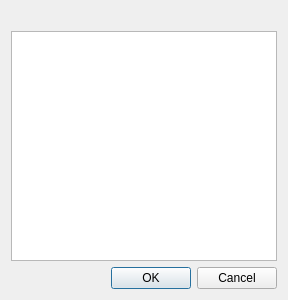
<?xml version="1.0" encoding="UTF-8"?>
<ui version="4.0">
 <class>QssEditDialog</class>
 <widget class="QDialog" name="QssEditDialog">
  <property name="geometry">
   <rect>
    <x>0</x>
    <y>0</y>
    <width>288</width>
    <height>300</height>
   </rect>
  </property>
  <property name="windowTitle">
   <string>Dialog</string>
  </property>
  <layout class="QVBoxLayout" name="verticalLayout">
   <item>
    <widget class="QLabel" name="label">
     <property name="text">
      <string/>
     </property>
    </widget>
   </item>
   <item>
    <widget class="QSSHighlightEditor" name="plainTextEdit"/>
   </item>
   <item>
    <widget class="QDialogButtonBox" name="buttonBox">
     <property name="orientation">
      <enum>Qt::Horizontal</enum>
     </property>
     <property name="standardButtons">
      <set>QDialogButtonBox::Cancel|QDialogButtonBox::Ok</set>
     </property>
    </widget>
   </item>
  </layout>
 </widget>
 <customwidgets>
  <customwidget>
   <class>QSSHighlightEditor</class>
   <extends>QPlainTextEdit</extends>
   <header>qss_editor/qsshighlighteditor.h</header>
  </customwidget>
 </customwidgets>
 <resources/>
 <connections>
  <connection>
   <sender>buttonBox</sender>
   <signal>accepted()</signal>
   <receiver>QssEditDialog</receiver>
   <slot>accept()</slot>
   <hints>
    <hint type="sourcelabel">
     <x>248</x>
     <y>254</y>
    </hint>
    <hint type="destinationlabel">
     <x>157</x>
     <y>274</y>
    </hint>
   </hints>
  </connection>
  <connection>
   <sender>buttonBox</sender>
   <signal>rejected()</signal>
   <receiver>QssEditDialog</receiver>
   <slot>reject()</slot>
   <hints>
    <hint type="sourcelabel">
     <x>316</x>
     <y>260</y>
    </hint>
    <hint type="destinationlabel">
     <x>286</x>
     <y>274</y>
    </hint>
   </hints>
  </connection>
 </connections>
</ui>
